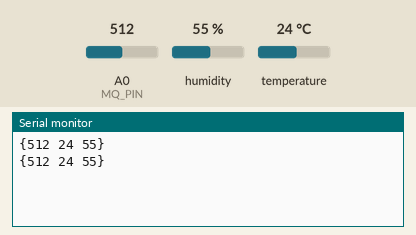
Simulated run of this sketch. Board: Arduino Uno, built with avr-gcc and run on an emulated ATmega328P. Shown: the last lines printed to the serial monitor. Inputs (shaded band) come from the test bench; at power-on: humidity 55 %, A0 (MQ_PIN) = 512, temperature 24 °C.

Above: at 1.2 s.
1.3 s: humidity set to 22 %
At 2.6 s:
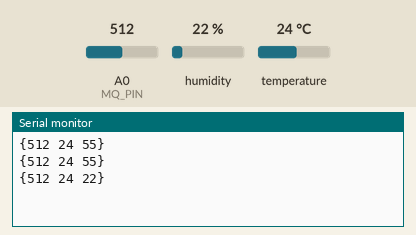
2.8 s: A0 (MQ_PIN) set to 716
At 3.6 s:
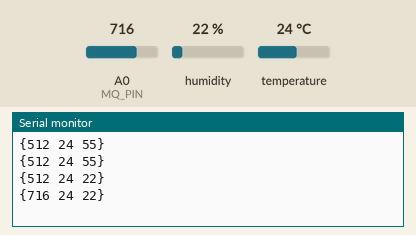
4.3 s: temperature set to 12 °C
At 5.6 s:
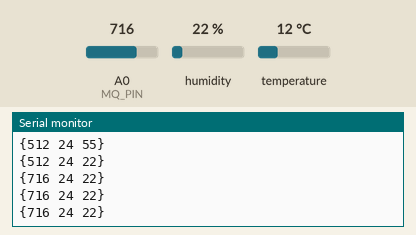
5.8 s: A0 (MQ_PIN) set to 900
At 7.2 s:
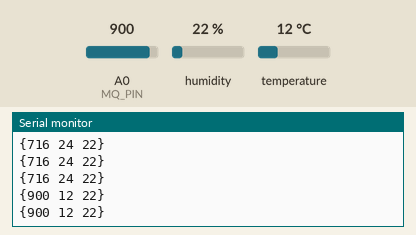
7.3 s: humidity set to 40 %
At 8.8 s:
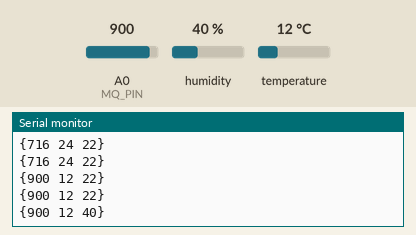
Timing chart, 0 to 9.8 s (numbered marks = the images above; inputs shaded):
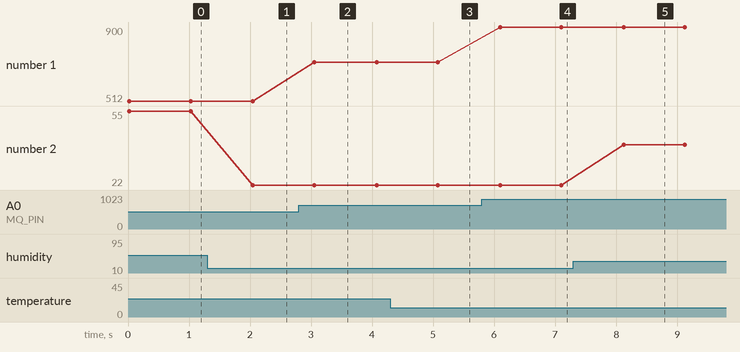

The sketch:

sai_dan.ino
```cpp
#include <DHT_U.h>
#include <DHT.h>

#define DHT_PIN 2
#define MQ_PIN 0

DHT dht(DHT_PIN, DHT11);

int MQValue;
int suhu, lembab;

void setup() {
  // initialize the serial port
  Serial.begin(9600);
  dht.begin();
  randomSeed(analogRead(0));
}

void loop() {
  char s[100] = {0};
  MQValue = analogRead(MQ_PIN); // read analog input pin 0
  suhu = dht.readTemperature();
  lembab = dht.readHumidity();

  sprintf(s, "{%d %d %d}", MQValue, suhu, lembab);
  Serial.println(s);
  delay(1000);
}
```

write_serial.cpp
```cpp
#include "write_serial.h"

void write_serial() {
  Serial.println("{1 69 420}");
  delay(3000);
}
```

write_serial.h
```cpp
#ifndef WRITE_SERIAL_H
#define WRITE_SERIAL_H

#include "Arduino.h"

void write_serial();

#endif
```

Measured:
- after the input at 1.3 s, the serial monitor: prints a new line after 0.75 s (image 1)
- after the input at 2.8 s, the serial monitor: prints a new line after 0.25 s (image 2)
- after the input at 5.8 s, the serial monitor: prints a new line after 0.30 s (image 4)
- after the input at 7.3 s, the serial monitor: prints a new line after 0.82 s (image 5)
- plotted number 1: 512 → 716 after the input at 2.8 s, 716 → 900 after the input at 5.8 s
- plotted number 2: 55 → 22 after the input at 1.3 s, 22 → 40 after the input at 7.3 s
